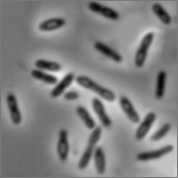
%> input picture W2-Image 2 Gray/Sample P1/bacteria.bmp, 178 x 178 px
$ octave Project1Part2.m   (GNU Octave 9; MATLAB toolbox functions it lacks are replaced by stand-ins)
%> lines starting %> are read from the running program, lines starting %| are printed output that depends on the picture; in (x1, y1, x2, y2) boxes, pixels count from 0 and x2, y2 are one past the last pixel; in counts of white or black regions, pixels touching at a corner belong together; the program's own positions count from 1
%Project 1 Part 2

im = imread('bacteria.bmp');
%> im is the input picture: size 178x178 uint8; min 5, max 239, mean 128.5
t_im = (im < 102); % t_im is the thresholded image (binary), 102 is the threshold value
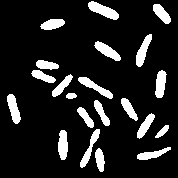
%> t_im: size 178x178 logical; 13% white; 21 white regions, largest, box (x1, y1, x2, y2) and area: (88, 1, 119, 20) 292, (78, 77, 113, 99) 251, (136, 34, 152, 67) 250

figure(1)
subplot(121), imshow(im)
subplot(122), imshow(t_im)

% Compute the total area of bacteria in the image
total_area = sum(sum(t_im));
%> total_area = 4132

% Create a labeled image using 8-connectivity
bactID = bwlabel(t_im, 8);
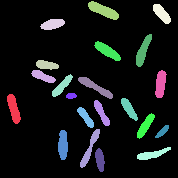
%> bactID: size 178x178 double; 22 distinct labels, from 0 to 21; one colour per label, 0 black
imshow(bactID, [])

% Label pixels belonging to each bacterium with a unique label.
bactCentroids = regionprops(bactID, 'Centroid'); % Get the centroid of each bacterium
%> bactCentroids = 21 regions; first 5, Centroid: [14.3 109.3], [43.6 77.1], [47.3 65.6], [53.2 24.8], [62.7 86.6]
hold on  % Continue overlaying on top of figure 2
for i = 1:numel(bactCentroids) % for each bacterium
    c = bactCentroids(i).Centroid; % Isolate centroid from struct
    text(c(1), c(2), sprintf('%d', i), ...  % Print the bacterium's
        'HorizontalAlignment', 'center',... % ID at its centroid
        'VerticalAlignment', 'middle');
end
%> this loop made 21 passes
%> c on passes 1 to 12: [14.33 109.3], [43.63 77.1], [47.26 65.62], [53.23 24.84], [62.71 86.61], [63.58 145.5], [71.81 96.43], [86.36 117.8], [95.96 87.7], [90.5 149.1], [103.9 11.08], [108 51.6]
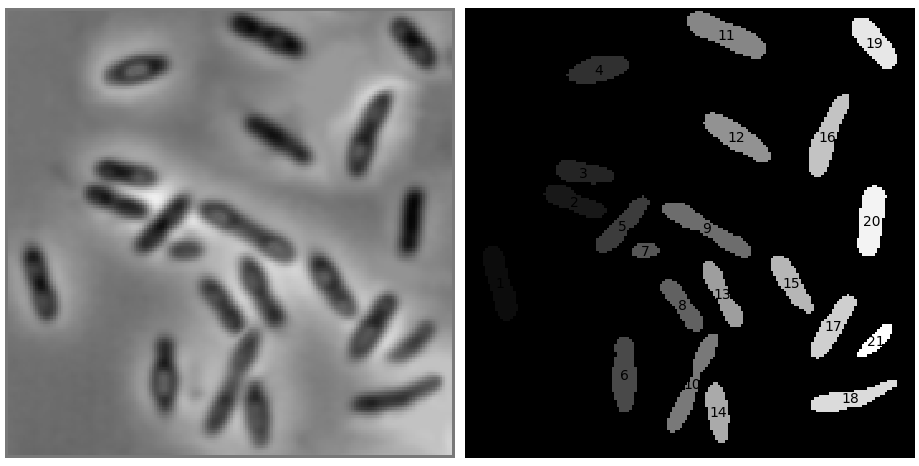
%> figure redrawn from the program's plot data, 2 panels
hold off

% Compute the area of each bacterium in the labeled image
for i = 1:numel(bactCentroids)
    Areas(i,1) = i; % add the ID number to the table
    [A, B] = find(bactID == i); % search for each ID
    num = size(A);  % save the number of position
    Areas(i,2) = num(1);
end
%> this loop made 21 passes
%> num on passes 1 to 12: [242 1], [172 1], [162 1], [198 1], [185 1], [240 1], [53 1], [160 1], [251 1], [232 1], [292 1], [245 1]
%> after the loop, Areas = 21 rows, first 12: [1 242; 2 172; 3 162; 4 198; 5 185; 6 240; 7 53; 8 160; 9 251; 10 232; 11 292; 12 245]

Areas
